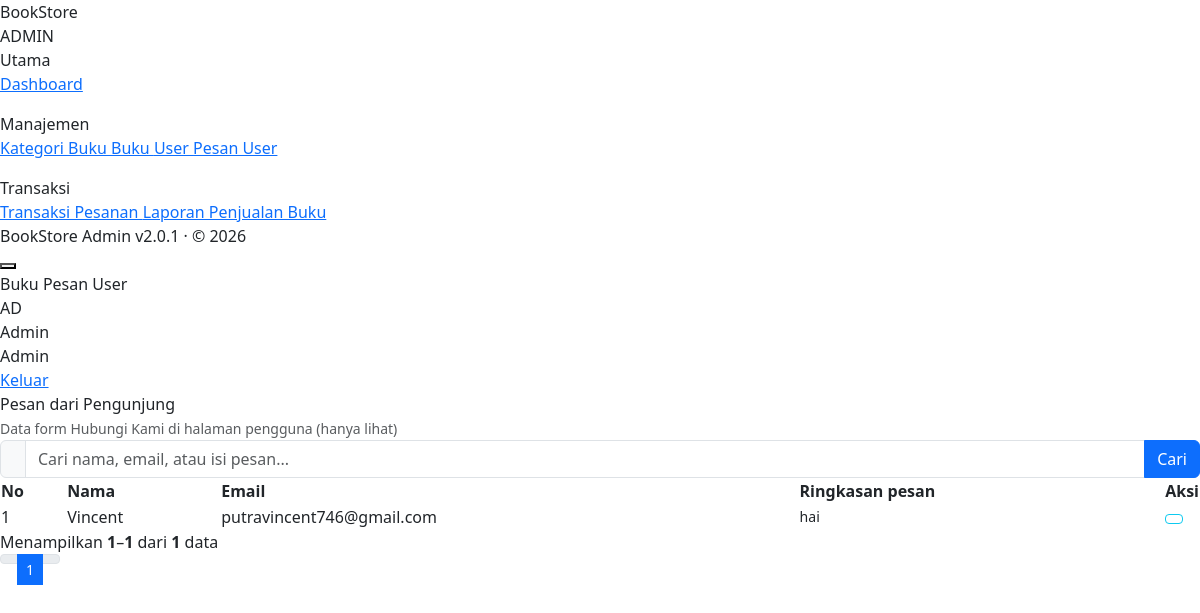
Screenshot of /admin/modules/pesan-user/index.php (signed in) with the database file from the repository.
### tables this page shows
CREATE TABLE `m_contact` (
  `id` int NOT NULL,
  `nama` varchar(100) NOT NULL,
  `email` varchar(100) DEFAULT NULL,
  `deskripsi` text,
  `created_at` datetime DEFAULT NULL,
  `created_by` int DEFAULT NULL,
  `updated_at` datetime DEFAULT NULL,
  `updated_by` int DEFAULT NULL
);

### admin/modules/pesan-user/index.php (the view, shortened to what this page needs)
<?php
require_once __DIR__ . '/../../../includes/admin/init.php';
$per_page = 15;
$search = paginate_search_get();
$search_where = paginate_search_where($conn, $search, [
    'm_contact.nama',
    'm_contact.email',
    'm_contact.deskripsi',
]);
$count_sql = 'SELECT COUNT(m_contact.id) AS total FROM m_contact' . $search_where;
$data_sql = 'SELECT m_contact.id, m_contact.nama, m_contact.email, m_contact.deskripsi
            FROM m_contact'
            . $search_where . '
            ORDER BY m_contact.id DESC';
$pagination = paginate($conn, $count_sql, $data_sql, $per_page);
$pagination['search'] = $search;
$pesan_list = $pagination['data'];
require_once ADMIN_INCLUDES . 'layout.php';
?>
<div class="page active">
    <div class="table-card">
        <div class="table-head">
            <div class="table-title">Pesan dari Pengunjung</div>
            <span class="text-muted small">Data form Hubungi Kami di halaman pengguna (hanya lihat)</span>
        </div>
        <?= render_table_search('Cari nama, email, atau isi pesan...', 'search', $search) ?>
        <div class="table-responsive">
            <table class="custom-table">
                <thead>
                    <tr>
                        <th>No</th>
                        <th>Nama</th>
                        <th>Email</th>
                        <th>Ringkasan pesan</th>
                        <th style="width:1%;">Aksi</th>
                    </tr>
                </thead>
                <tbody>
                    <?php if (empty($pesan_list)): ?>
                        <tr>
                            <td colspan="5" class="text-center py-4" style="color: var(--muted2);">
                                <?php if ($search !== ''): ?>
                                    Tidak ada pesan yang cocok dengan "<strong><?= htmlspecialchars($search) ?></strong>".
                                <?php else: ?>
                                    Belum ada pesan masuk.
                                <?php endif; ?>
                            </td>
                        </tr>
                    <?php else: ?>
                        <?php $no = (int) $pagination['from']; ?>
                        <?php foreach ($pesan_list as $item): ?>
                            <?php
                            $desk = (string) ($item['deskripsi'] ?? '');
                            $ringkas = $desk;
                            ?>
                            <tr>
                                <td><?= $no++ ?></td>
                                <td>
                                    <div class="t-event-name"><?= htmlspecialchars($item['nama'] ?? '') ?></div>
                                </td>
                                <td><?= htmlspecialchars($item['email'] ?? '') ?></td>
                                <td style="max-width:320px; font-size:0.88rem; color:var(--muted2);"><?= htmlspecialchars($ringkas) ?></td>
                                <td>
                                    <button
                                        type="button"
                                        class="btn btn-sm btn-outline-info btn-pesan-view"
                                        title="Lihat pesan lengkap"
                                        data-nama="<?= htmlspecialchars($item['nama'] ?? '', ENT_QUOTES) ?>"
                                        data-email="<?= htmlspecialchars($item['email'] ?? '', ENT_QUOTES) ?>"
                                        data-deskripsi="<?= htmlspecialchars($desk, ENT_QUOTES) ?>">
                                    </button>
                                </td>
                            </tr>
                        <?php endforeach; ?>
                    <?php endif; ?>
                </tbody>
            </table>
        </div>
        <?= render_pagination($pagination) ?>
    </div>
</div>
<?php require_once ADMIN_INCLUDES . 'footer.php'; ?>

### rows the page displays
m_contact: nama "Vincent", email "putravincent746@gmail.com", deskripsi "hai"

### other values shown
$section_labels[$section_key] "Utama"
$item['label'] "Dashboard"
$section_labels[$section_key] "Manajemen"
$item['label'] "Kategori Buku"
$item['label'] "Buku"
$item['label'] "User"
$item['label'] "Pesan User"
$section_labels[$section_key] "Transaksi"
$item['label'] "Transaksi Pesanan"
$item['label'] "Laporan Penjualan Buku"
$breadcrumb_title "Pesan User"
$admin_inisial "AD"
$admin_nama "Admin"
$pagination['from'] "1"
$pagination['to'] "1"
